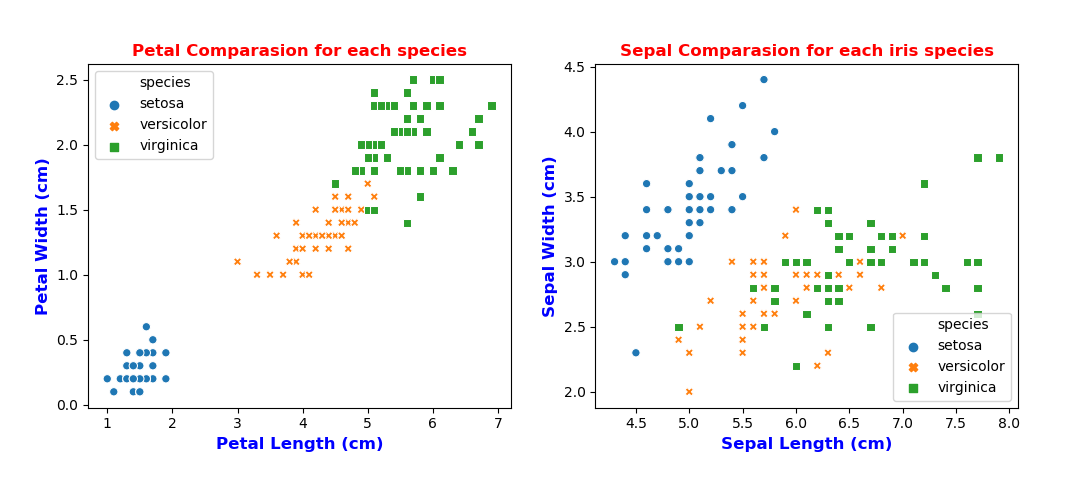

This figure's Python source:
# Roisin Fallon
# Adapted from: https://seaborn.pydata.org/generated/seaborn.scatterplot.html

# Import the following libraries:
import pandas as pd                                                                                             # pandas given an alias pd
import matplotlib.pyplot as plt                                                                                 # matplotlib given an alias plt
import seaborn as sns                                                                                           # seaborn given as alias sns
import warnings                                                                                                 # current version of seaborn creates warnings this will remove them
warnings.filterwarnings("ignore")

ds = pd.read_csv("iris.csv", delimiter=",")

plt.figure(figsize=(12,10))                                                                                     # Figure size 

# Scatterplot for petal comparasion for each species 
plt.subplot(2,2,1)                                                                                              # Makes a top right subplot
ax = sns.scatterplot(x="petal_length", y="petal_width", hue="species",style= ds.species, data=ds)               # Plot petal length and width for each species 
plt.xlabel("Petal Length (cm)", fontweight="bold", fontsize="12", color="b")                                    # Format of the x-axis
plt.ylabel("Petal Width (cm)", fontweight="bold", fontsize="12", color="b")                                     # Format of the y-axis
plt.title("Petal Comparasion for each species", fontweight="bold", fontsize="12", color="r")                    # Title of graph

# Scatterplot for sepal comparasion for each species 
plt.subplot(2,2,2)                                                                                              # Makes a top right subplot
ax = sns.scatterplot(x="sepal_length", y="sepal_width", hue="species",style=ds.species, data=ds)                # Plot sepal length and width for each species 
plt.xlabel("Sepal Length (cm)", fontweight="bold", fontsize="12", color="b")                                    # Format of the x-axis
plt.ylabel("Sepal Width (cm)", fontweight="bold", fontsize="12", color="b")                                     # Format of the y-axis
plt.title("Sepal Comparasion for each iris species", fontweight="bold", fontsize="12", color="r")               # Title of graph

plt.show()                                                                                                      # Display the scatterplot
